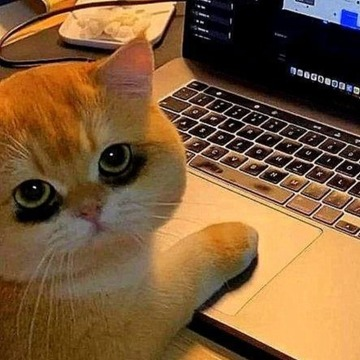
#> input picture Computer_Vision/cat.bmp, 360 x 360 px
$ python 07_Median.py
#> lines starting #> are read from the running program, lines starting #| are printed output that depends on the picture; after the words box and inside, x2 and y2 are one past the last pixel; in counts of white or black regions, pixels touching at a corner belong together
import cv2
import numpy as np
import random

def filter_median():
    src = cv2.imread('cat.bmp', cv2.IMREAD_GRAYSCALE)
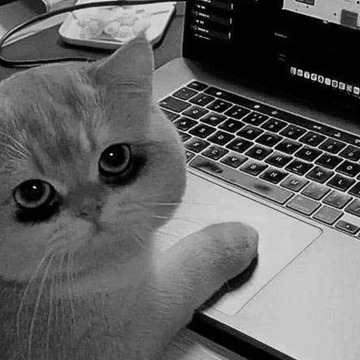
#> src: shape (360, 360); min 0, max 255, mean 97.3

    if src is None:
        print('Image load failed!')
        return

    for i in range(0, int(src.size / 10)):
        x = random.randint(0, src.shape[1] - 1)
        y = random.randint(0, src.shape[0] - 1)
        src[x, y] = (i % 2) * 255
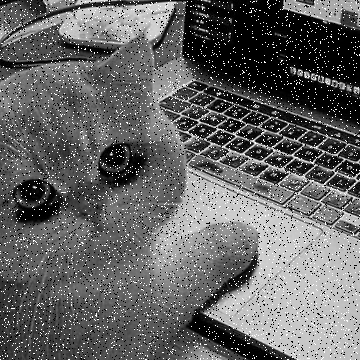
#> src: shape (360, 360); 9.3% of pixels changed, all inside (x1, y1, x2, y2) = (0, 0, 360, 360)

    dst1 = cv2.GaussianBlur(src, (0, 0), 1)
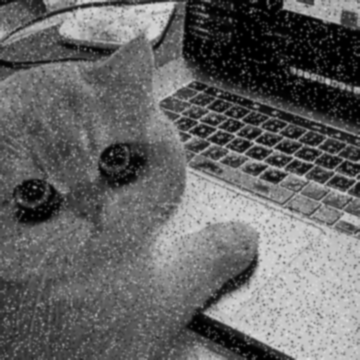
#> dst1: shape (360, 360); min 0, max 226, mean 100.2
    dst2 = cv2.medianBlur(src, 9)
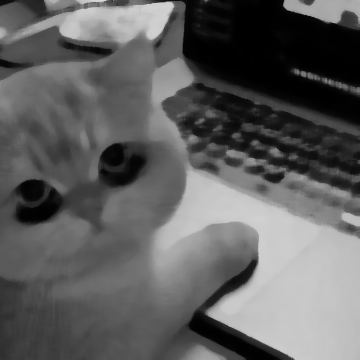
#> dst2: shape (360, 360); min 0, max 220, mean 95.3

    cv2.imshow('src', src)
    cv2.imshow('dst1', dst1)
    cv2.imshow('dst2', dst2)
    cv2.waitKey()

    cv2.destroyAllWindows()


filter_median()
